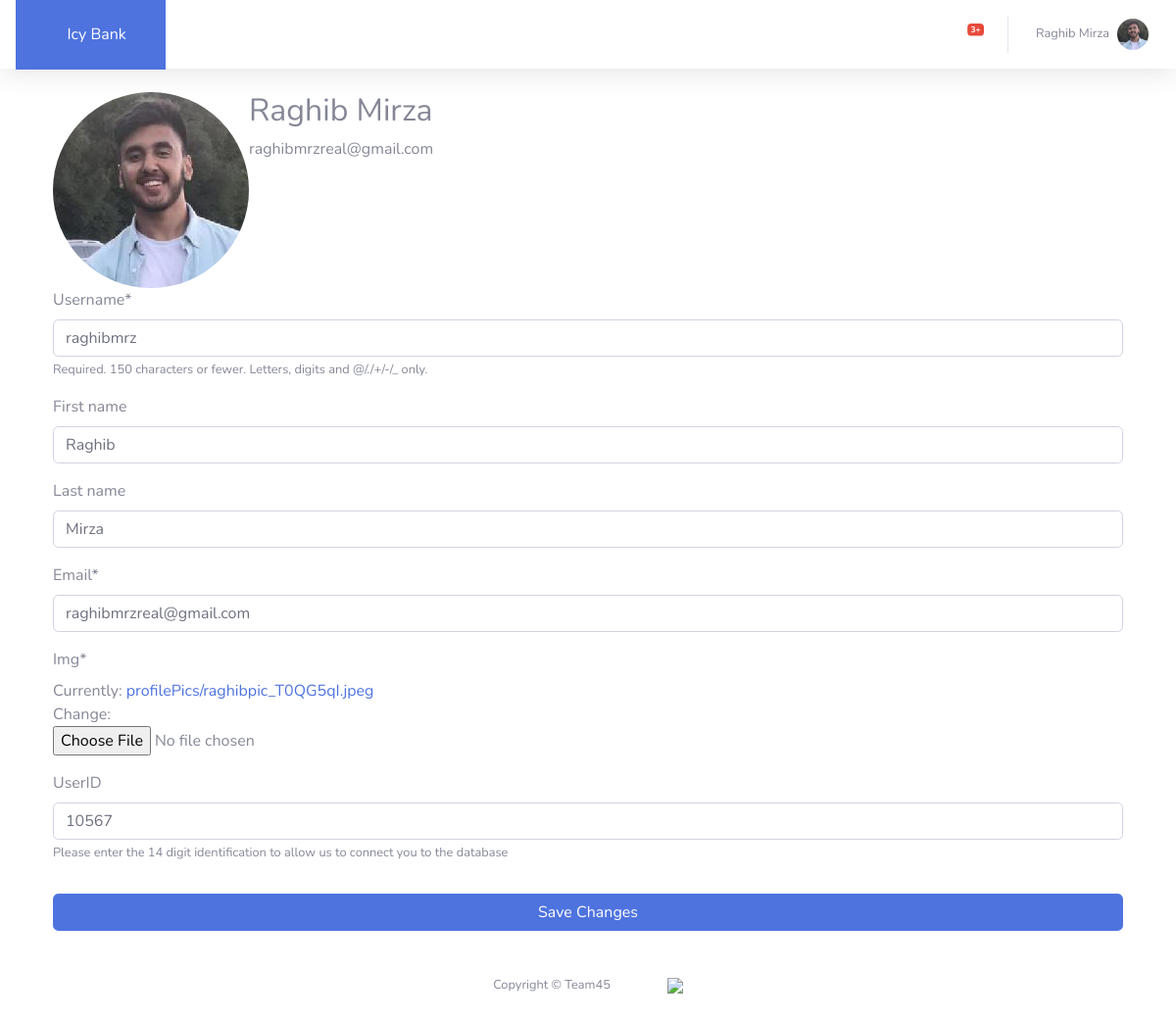
Page /home/profile (signed in) on the earlier database version.
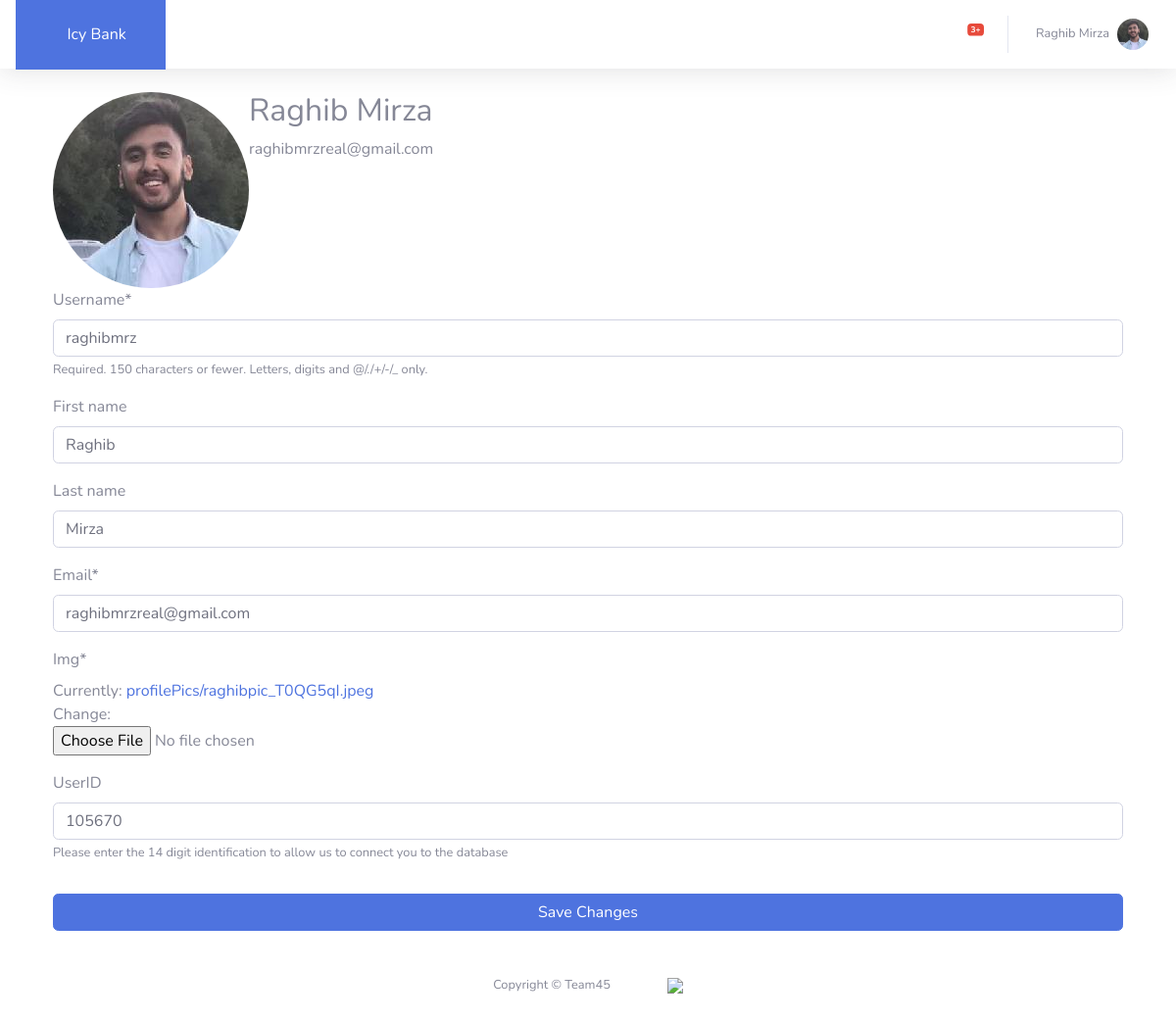
Same page on the later database version.
### users/models.py (models this page shows, shortened)
class Profile(models.Model):
	user = models.OneToOneField(User, on_delete=models.CASCADE)
	img = models.ImageField(default='default.png', upload_to='profilePics')
	userID = models.CharField(max_length=14, blank=True, help_text="Please enter the 14 digit identification to allow us to connect you to the database")

### transactions/views.py (the view)
# urls.py: path('profile', views.profile, name = 'profile'),
@login_required
def profile(request):
	request.session.set_expiry(600)
	if request.method == 'POST':
		uForm = UserUpdateForm(request.POST, request.FILES, instance=request.user)
		pForm = ProfileUpdateForm(request.POST, request.FILES, instance=request.user.profile)
		if uForm.is_valid() and pForm.is_valid():
			uForm.save()
			pForm.save()
			messages.success(request, f'Account successfully updated')
			return redirect('profile')
	else:
		uForm = UserUpdateForm(instance=request.user)
		pForm = ProfileUpdateForm(instance=request.user.profile)
	context = {
		'uForm': uForm,
		'pForm': pForm,
	}
	return render(request, 'transactions/profile.html', context)

### users/forms.py
class UserUpdateForm(forms.ModelForm):
	email = forms.EmailField()
	class Meta:
		model = User
		fields = ['username', 'first_name', 'last_name', 'email']

class ProfileUpdateForm(forms.ModelForm):
	class Meta:
		model = Profile
		fields = ['img', 'userID']

### transactions/templates/transactions/profile.html (shortened to what this page needs)
{% extends "transactions/base.html" %}
{% load crispy_forms_tags %}
{% block ctt %}
<div class="content-section">
	<div class="media">
		<img class="rounded-circle account-img" src="{{ user.profile.img.url }}">
		<div class="media-body">
			<h2 class="account-heading">{{ user.first_name }} {{ user.last_name }}</h2>
			<p class="test-secondary">{{ user.email }}</p>
		</div>
	</div>
	<form method="POST" enctype="multipart/form-data">
		<fieldset class="form-group">
			{{ uForm|crispy }}
			{{ pForm|crispy }}
		</fieldset>
		<div class="form-group">
			<button class="btn btn-primary btn-user btn-block" type="submit">
				Save Changes
			</button>
		</div>
	</form>
</div>
{% endblock ctt %}

### transactions/templates/transactions/base.html (shortened to what this page needs)
{% load static %}
<!DOCTYPE html>
<html>
<head>
    <link rel="stylesheet" href="https://maxcdn.bootstrapcdn.com/bootstrap/4.0.0/css/bootstrap.min.css">
    <link href="{% static 'transactions/fontawesome-free/css/all.min.css' %}" rel="stylesheet" type="text/css">
    <link rel="stylesheet" type="text/css" href="{% static 'transactions/main.css' %}">
</head>
<body>
	<nav class="navbar navbar-expand navbar-light bg-white topbar mb-4 static-top shadow">
    <a class="sidebar-brand bg-primary text-white p-4 d-flex align-items-center justify-content-left" href="{% url 'home' %}">
        <div class="sidebar-brand-icon rotate-n-15">
          <i class="fas fa-money-check"></i>
            </div>
        <div class="sidebar-brand-text mx-3">Icy Bank</div>
    </a>
		<ul class="navbar-nav ml-auto">
        <li class="nav-item dropdown no-arrow mx-1">
                <a class="nav-link dropdown-toggle" href="{% url 'help' %}">
            <i class="fas fa-question-circle fa-fw"></i>
          </a>
        </li>
        <li class="nav-item dropdown no-arrow mx-1">
            <a class="nav-link dropdown-toggle" href="" id="alertsDropdown" role="button" data-toggle="dropdown" aria-haspopup="true" aria-expanded="false">
            	<i class="fas fa-bell fa-fw"></i>
                <span class="badge badge-danger badge-counter">3+</span>
            </a>
        </li>
        <li class="nav-item dropdown no-arrow">
          	<a class="nav-link dropdown-toggle" href="#" id="userDropdown" role="button" data-toggle="dropdown" aria-haspopup="true" aria-expanded="false">
            	<span class="mr-2 d-none d-lg-inline text-gray-600 small">{{ user.first_name }} {{ user.last_name }}</span>
            	<img class="img-profile rounded-circle" src="{{user.profile.img.url}}">
          	</a>
        </li>
    	</ul>
    </nav>
	<div class="container">
		{% block ctt %}{% endblock ctt %}
	</div>
  <footer class="sticky-footer">
    <div class="container my-auto">
      <div class="copyright text-center my-auto">
        <span>Copyright © Team45</span>
        <img src="{% static 'transactions/img/nttlogo.png' %}" style="max-width:10%; margin-left: 5%;">
      </div>
    </div>
  </footer>
</body>
</html>

Differences in the rows shown:
changed Profile: userID "10567" → "105670"
